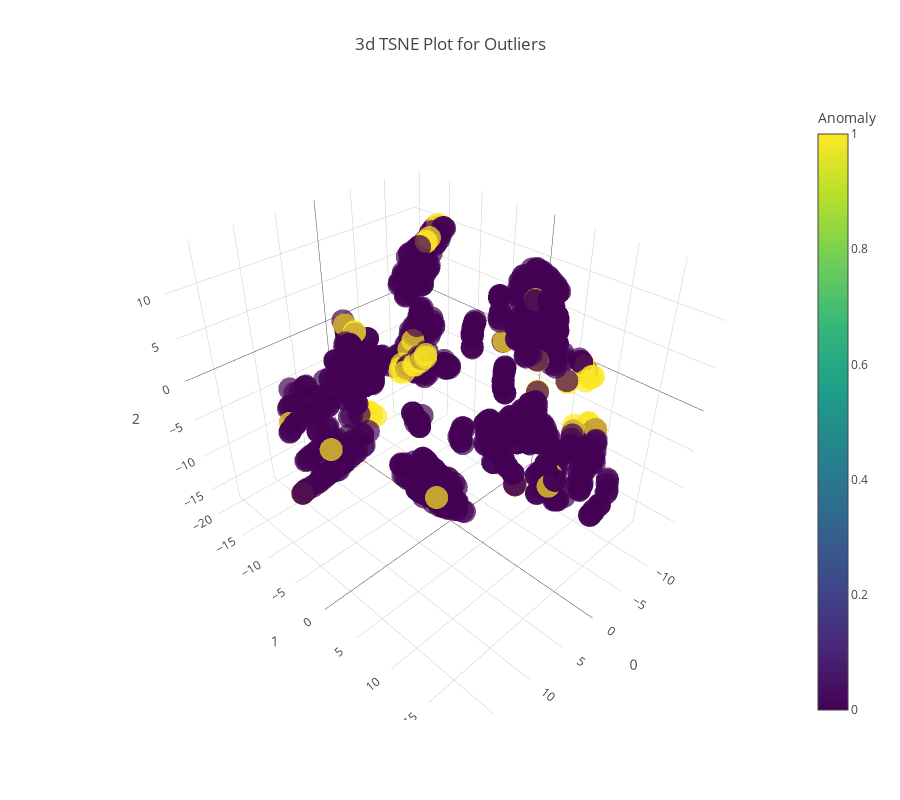

The cell this chart's notebook holds for it:
### Code cell
# tsne plot anomalies
plot_model(iforest, plot = 'tsne')

### Figure 1 — Plotly figure (JSON) as saved in the notebook; plotly's stock layout.template omitted (floating-point values rounded to 4 significant figures; data arrays with more than 128 entries replaced by an {"elided": "..."} marker saying what was removed)
{"data": [{"customdata": {"elided": "1080x1 str values"}, "hovertemplate": "0=%{x}<br>1=%{y}<br>2=%{z}<br>Feature=%{customdata[0]}<br>Anomaly=%{marker.color}<extra></extra>", "legendgroup": "", "marker": {"color": {"elided": "1080 int values"}, "coloraxis": "coloraxis", "opacity": 0.7, "symbol": "circle"}, "mode": "markers", "name": "", "scene": "scene", "showlegend": false, "type": "scatter3d", "x": {"elided": "1080 float values"}, "y": {"elided": "1080 float values"}, "z": {"elided": "1080 float values"}}], "layout": {"coloraxis": {"colorbar": {"title": {"text": "Anomaly"}}, "colorscale": [[0, "#440154"], [0.1111, "#482878"], [0.2222, "#3e4989"], [0.3333, "#31688e"], [0.4444, "#26828e"], [0.5556, "#1f9e89"], [0.6667, "#35b779"], [0.7778, "#6ece58"], [0.8889, "#b5de2b"], [1, "#fde725"]]}, "height": 800, "legend": {"tracegroupgap": 0}, "scene": {"domain": {"x": [0, 1], "y": [0, 1]}, "xaxis": {"title": {"text": "0"}}, "yaxis": {"title": {"text": "1"}}, "zaxis": {"title": {"text": "2"}}}, "title": {"text": "3d TSNE Plot for Outliers"}, "width": 900}}
